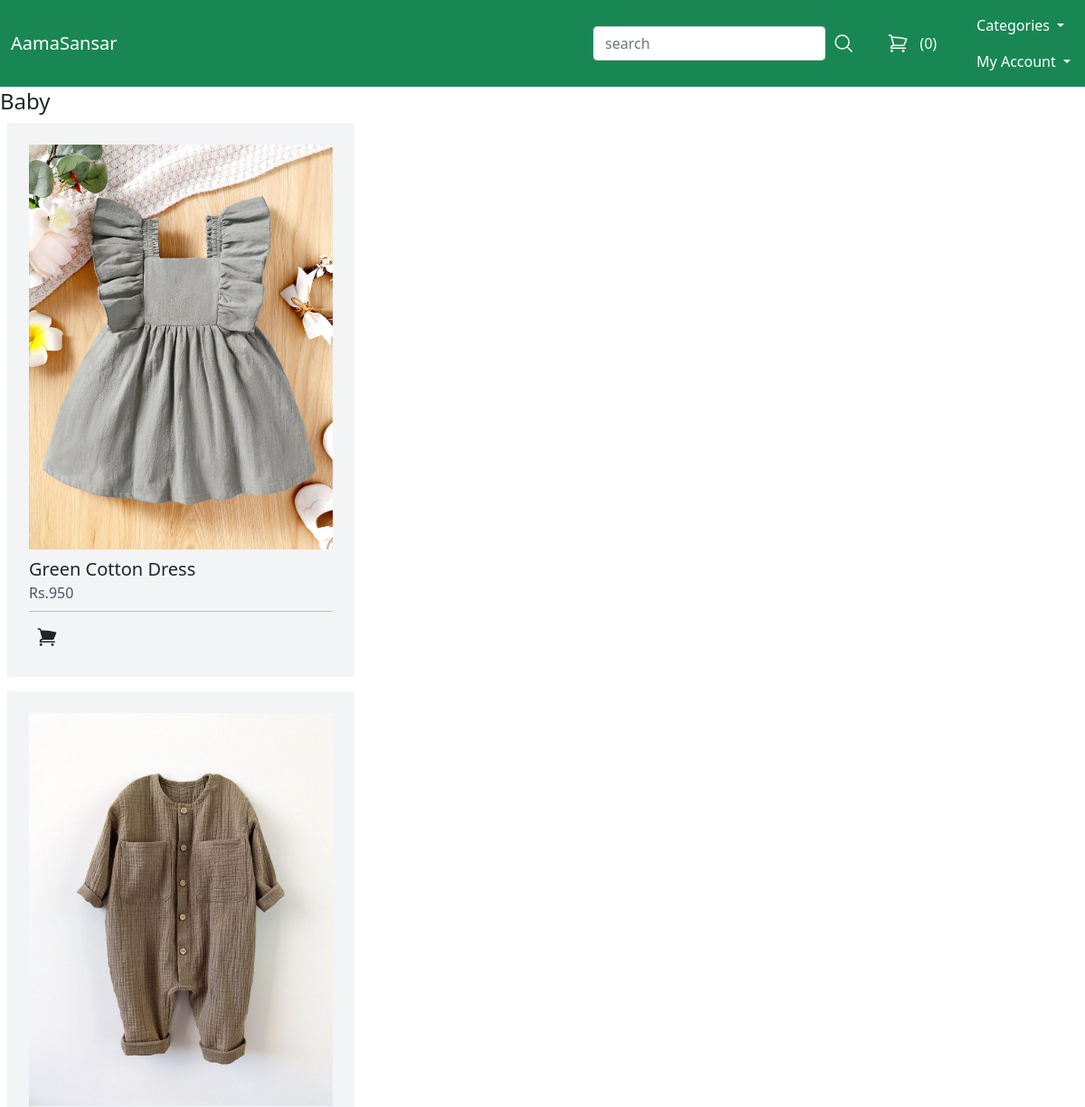
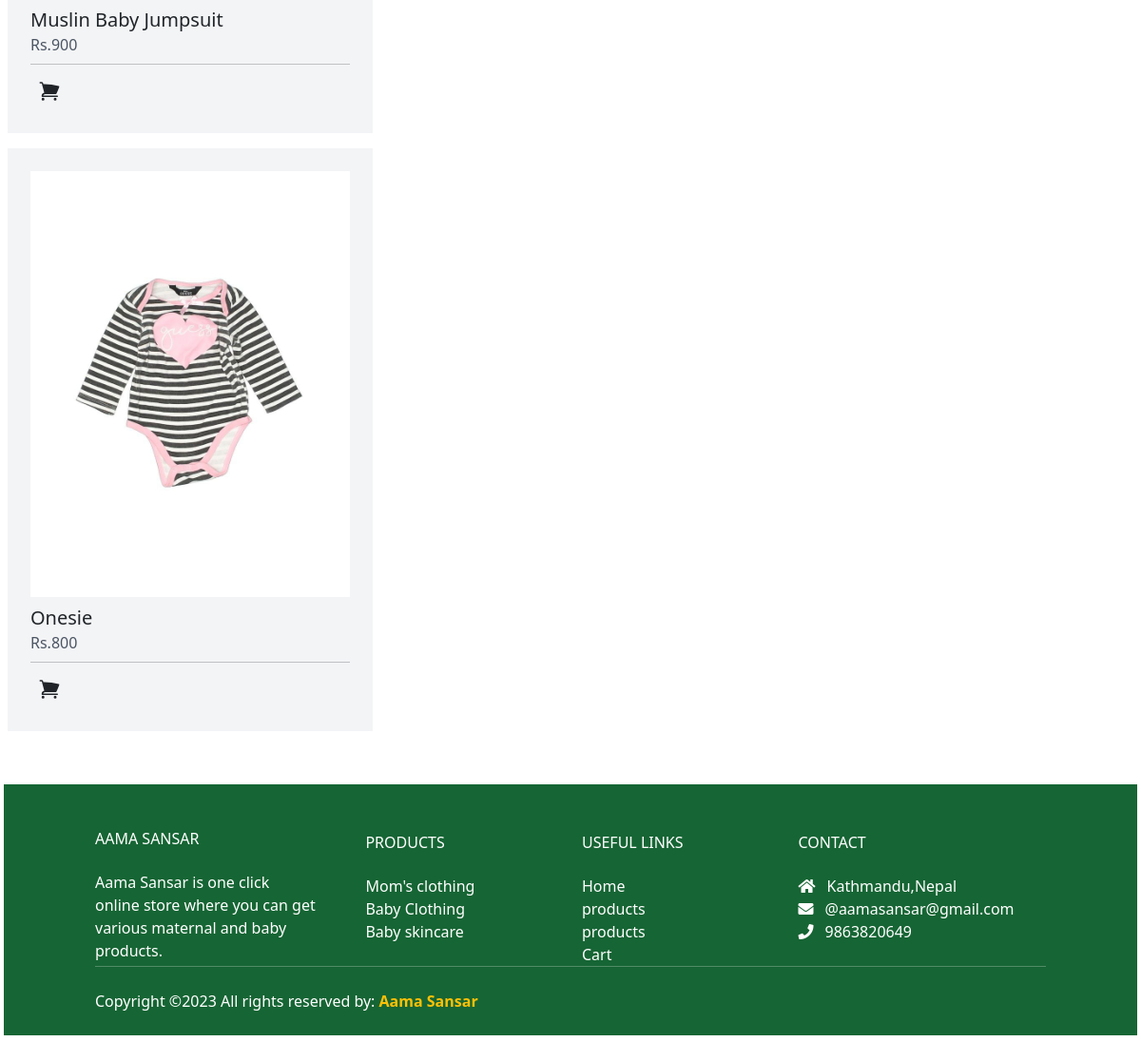
/baby/, run on the app's committed database (2 pictures, top to bottom).
### store/models.py (models this page shows, shortened)
class Category(models.Model):
    title = models.CharField(max_length=50)
    slug = models.SlugField(max_length=50)
    class Meta:
        verbose_name_plural = 'Categories'

class Product(models.Model):
    DRAFT = 'Draft'
    WAITING_APPROVAL = 'Waitingapproval'
    ACTIVE = 'Active'
    DELETED = 'Deleted'
    STATUS_CHOICES = (
        (DRAFT, 'Draft'),
        (WAITING_APPROVAL, 'Waiting approval'),
        (ACTIVE, 'Active'),
        (DELETED, 'Deleted')
    )
    user = models.ForeignKey(User, related_name='products', on_delete=models.CASCADE )
    category = models.ForeignKey(Category, related_name='products', on_delete=models.CASCADE)
    title = models.CharField(max_length=50)
    slug = models.SlugField(max_length=50)
    description = models.TextField(blank=True)
    price = models.IntegerField()
    image = models.ImageField(upload_to='uploads/product_images/', blank=True, null=True)
    thumbnail = models.ImageField(upload_to='uploads/product_images/thumbnail/', blank=True, null=True)
    status = models.CharField(max_length=50, choices=STATUS_CHOICES, default=ACTIVE)
    class Meta:
        ordering = ('-price',)

### store/views.py (the view)
# urls.py: path('<slug:slug>/', views.category_detail, name='category_detail'),
def category_detail(request, slug):
    category = get_object_or_404(Category, slug=slug)
    products = category.products.filter(status=Product.ACTIVE)
    return render(request, 'store/category_detail.html',{
        'category': category,
        'products': products,
    })

### store/cart.py (called while the page is built)
    def __len__(self):
        return sum(item['quantity'] for item in self.cart.values())

### store/context_processors.py (called while the page is built)
def cart(request):
    return{'cart': Cart(request)}

### store/templatetags/menu.py (called while the page is built)
@register.inclusion_tag('core/menu.html')
def menu():
    categories = Category.objects.all()
    return{'categories':categories}

### store/templates/store/category_detail.html (shortened to what this page needs)
{% extends 'core/base.html' %}
{% block content %}
<h1 class="text-2xl">{{ category.title }}</h1>
{% for product in  products %}
    <div class="product w-1/3 p-2">
        <div class="p-4 bg-gray-100">
            {% if product.image %}
            <div class="image mb-2">
                <img src= "{{ product.image.url }}"alt="Image of {{ product.title }}">
            </div>
            {% endif %}
          <h2 class="text-xl"> {{ product.title }} </h2>
          <p class="text-s text-gray-600">Rs.{{ product.price }}</p>
          <hr class="mt-2 mb-2">
            <a href="{% url 'add_to_cart' product.id %}" class="inline-block px-2 py-2  flex items-center ">
            </a>
        </div>
    </div>
    {% endfor %}
{% endblock %}

### data on the page
Category: title "Baby"
Product: image (picture), title "Green Cotton Dress", price "950"
Product: image (picture), title "Muslin Baby Jumpsuit", price "900"
Product: image (picture), title "Onesie", price "800"

### other printed values
{{ cart|length }} "0"
